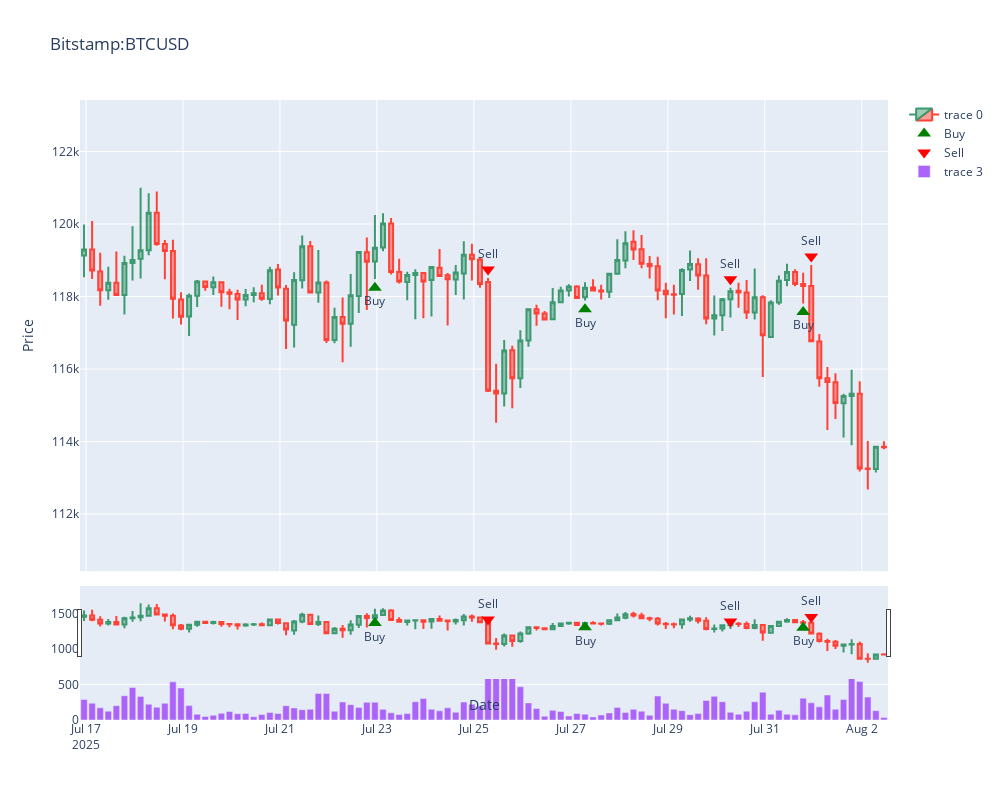

Here is the notebook cell this chart was saved with:
### Code cell
def viz(symbol, trades_df, historical_data):
    # Visualize
    fig = make_subplots(rows=2, cols=1, shared_xaxes=True, vertical_spacing=0.05, row_heights=[0.8, 0.2])
    fig.add_trace(go.Candlestick(x=historical_data[symbol].index,
                    open=historical_data[symbol].open,
                    high=historical_data[symbol].high,
                    low=historical_data[symbol].low,
                    close=historical_data[symbol].close,
                    ), row=1, col=1)
    set_ylim = (historical_data[symbol].low.min() * 0.98, historical_data[symbol].high.max() * 1.02)
    # Add buy/sell markers from trades_df to the candlestick chart (row 1)
    if 'trades_df' in locals():
        buy_trades = trades_df[trades_df['Side'] == 'buy']
        sell_trades = trades_df[trades_df['Side'] == 'sell']
        # Buy markers
        fig.add_trace(
            go.Scatter(
                x=buy_trades['Timestamp'],
                y=historical_data[symbol][historical_data.index.isin(buy_trades['Timestamp'])].low * 0.998,
                mode='markers+text',
                marker=dict(symbol='triangle-up', color='green', size=12),
                text=['Buy']*len(buy_trades),
                textposition='bottom center',
                name='Buy'
            ),
            row=1, col=1
        )
        # Sell markers
        fig.add_trace(
            go.Scatter(
                x=sell_trades['Timestamp'],
                y=historical_data[symbol][historical_data.index.isin(sell_trades['Timestamp'])].high * 1.002,
                mode='markers+text',
                marker=dict(symbol='triangle-down', color='red', size=12),
                text=['Sell']*len(sell_trades),
                textposition='top center',
                name='Sell'
            ),
            row=1, col=1
        )

    fig.add_trace(go.Bar(x=historical_data[symbol].index,
                        y=historical_data[symbol].volume,
                        ), row=2, col=1)

    fig.update_layout(title=f'{symbol}',
                    yaxis_range=(set_ylim[0], set_ylim[1]),
                    xaxis_title='Date',
                    yaxis_title='Price', 
                    height=800, width=1000)
    fig.show()

viz(symbols[0], trades_df, historical_data)
